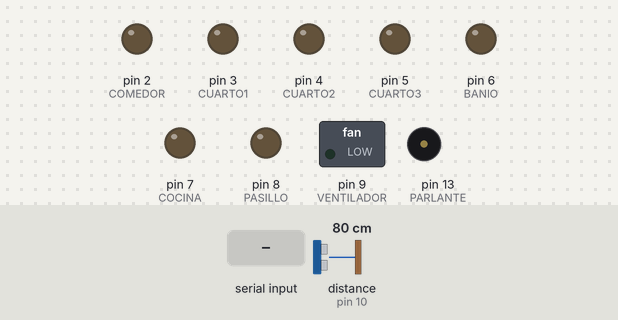
This sketch was run on a simulated Arduino Uno, built with avr-gcc and run on an emulated ATmega328P. Parts: switched loads named in the sketch (green lamp = pin HIGH), output pins drawn as LEDs (lit = HIGH), buzzer (waves = sounding). Wiring (inferred from the names in the program): ultrasonic range finder: trigger pin 11; echo pin 10. Dashed ring = blinking. The test bench sets the inputs (shaded band); at power-on: distance to the obstacle (sensor on pin 10) 80 cm. The echo pulse lasts 58.3 µs per cm; pins used as bus, display or sensor lines are not drawn.

Above: at 1.2 s.
1.3 s: distance to the obstacle (sensor on pin 10) set to 13 cm
2.8 s: distance to the obstacle (sensor on pin 10) set to 10 cm
At 3.3 s:
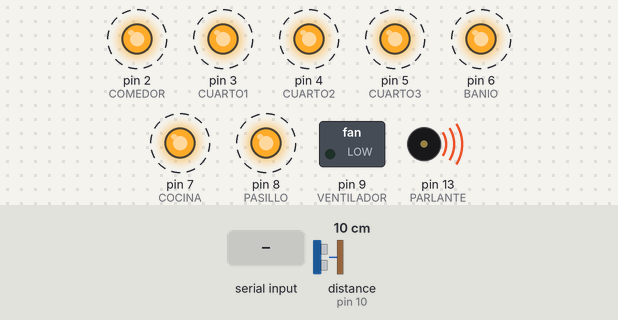
5.8 s: "A" received over Serial
8.8 s: byte 69 ('E') received over Serial
At 8.94 s:
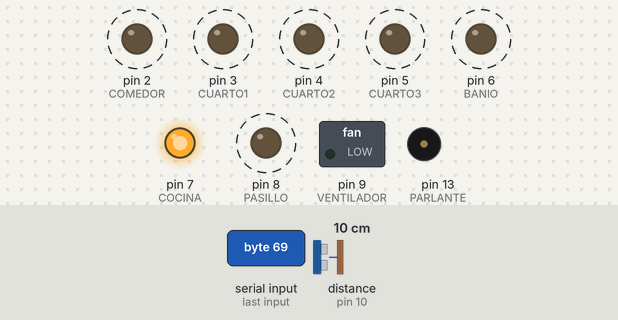
11.8 s: byte 70 ('F') received over Serial
At 11.95 s:
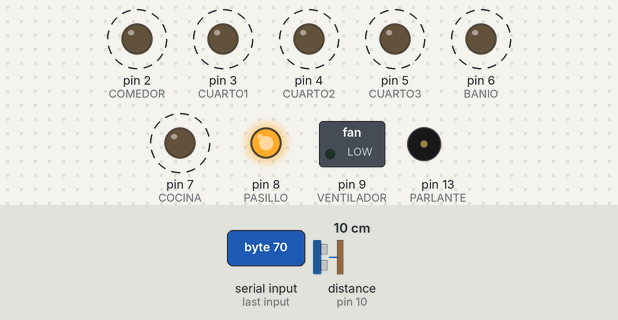
14.8 s: byte 71 ('G') received over Serial
At 15.4 s:
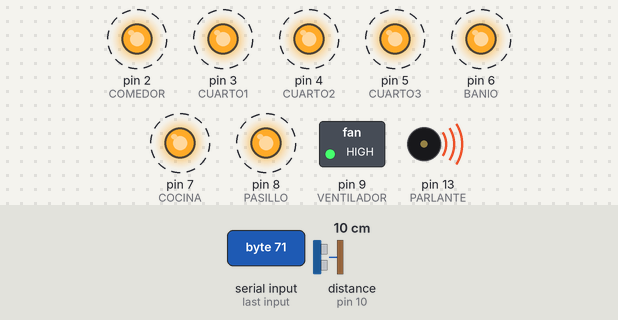
Timing chart, 0 to 18.8 s (numbered marks = the images above; inputs shaded):
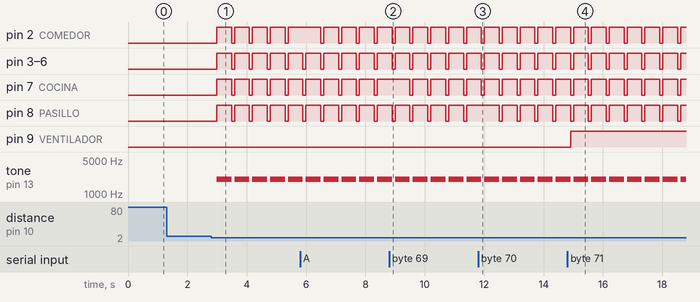

The sketch:

casa.ino
```cpp
int COMEDOR = 2;//caracter A-a
int CUARTO1 = 3;//caracter B-b
int CUARTO2 = 4;//caracter C-c
int CUARTO3 = 5;//caracter D-d
int BANIO = 6;//caracter H-h
int COCINA = 7;//caracter E-e
int PASILLO = 8;//caracter F-f
int VENTILADOR = 9;//caracter G-g

int Trigger = 11;   //Pin digital 2 para el Trigger del sensor ultrasonico
int Echo = 10;   //Pin digital 3 para el Echo del sensor ultrasonico

int PARLANTE = 13;
int FRECUENCIA = 2020;
void setup() {
  Serial.begin(9600);
  pinMode(COMEDOR, OUTPUT);
  pinMode(CUARTO1, OUTPUT);
  pinMode(CUARTO2, OUTPUT);
  pinMode(CUARTO3, OUTPUT);
  pinMode(BANIO, OUTPUT);
  pinMode(VENTILADOR, OUTPUT);
  pinMode(PASILLO, OUTPUT);
  pinMode(COCINA, OUTPUT);

  //configucion de ultrasonico
  pinMode(Trigger, OUTPUT); //pin como salida
  pinMode(Echo, INPUT);  //pin como entrada
  digitalWrite(Trigger, LOW);//Inicializamos el pin con 0

}


void loop() {
  if (sensor_alarma() <= 10) {
    encender_alarma();

  }

  if (Serial.available() > 0) {
    char opcion = Serial.read();

    switch (opcion) {
      case 'A':
        encender(COMEDOR);
        break;
      case 'a':
        apagar(COMEDOR);
        break;

      case 'B':
        encender(CUARTO1);
        break;
      case 'b':
        apagar(CUARTO1);
        break;

      case 'C':
        encender(CUARTO2);
        break;
      case 'c':
        apagar(CUARTO2);
        break;

      case 'D':
        encender(CUARTO3);
        break;
      case 'd':
        apagar(CUARTO3);
        break;

      case 'H':
        encender(BANIO);
        break;
      case 'h':
        apagar(BANIO);
        break;

      case 'E':
        encender(COCINA);
        break;
      case 'e':
        apagar(COCINA);
        break;

      case 'F':
        encender(PASILLO);
        break;
      case 'f':
        apagar(PASILLO);
        break;

      case 'G':
        encender(VENTILADOR);
        break;
      case 'g':
        apagar(VENTILADOR);
        break;


    }
  }


}

int encender(int cuarto) {
  digitalWrite(cuarto, HIGH);


}

int apagar(int cuarto) {
  digitalWrite(cuarto, LOW);
}

int sensor_alarma() {
  long t; //timepo que demora en llegar el eco
  long d; //distancia en centimetros

  digitalWrite(Trigger, HIGH);
  delayMicroseconds(10);          //Enviamos un pulso de 10us
  digitalWrite(Trigger, LOW);

  t = pulseIn(Echo, HIGH); //obtenemos el ancho del pulso
  d = t / 59;           //escalamos el tiempo a una distancia en cm
  delay(100);          //Hacemos una pausa de 100ms
  return d;
}

int encender_alarma() {
  tone(PARLANTE, FRECUENCIA);

  encender(COMEDOR);
  encender(CUARTO1);
  encender(CUARTO2);
  encender(CUARTO3);
  encender(BANIO);
  encender(COCINA);
  encender(PASILLO);
  delay(500);
  noTone(PARLANTE);
  apagar(COMEDOR);
  apagar(CUARTO1);
  apagar(CUARTO2);
  apagar(CUARTO3);
  apagar(BANIO);
  apagar(COCINA);
  apagar(PASILLO);

}
```

Measured:
- the behaviour switches between 12 and 11 cm on distance to the obstacle (sensor on pin 10) (found by bisection; images 0 and 1)
- after the input at 1.3 s, every drawn part: stays the same
- after the input at 2.8 s, pin 2 (COMEDOR), pin 3 (CUARTO1), pin 4 (CUARTO2), pin 5 (CUARTO3), pin 6 (BANIO), pin 7 (COCINA), pin 8 (PASILLO): alternates HIGH for 0.50 s and LOW for 0.10 s, starting after 0.19 s; tone on pin 13 (PARLANTE): alternates 2020 Hz for 0.50 s and silent for 0.10 s, starting after 0.19 s
- after the input at 14.8 s, pin 9 (VENTILADOR): LOW → HIGH after 0.11 s
